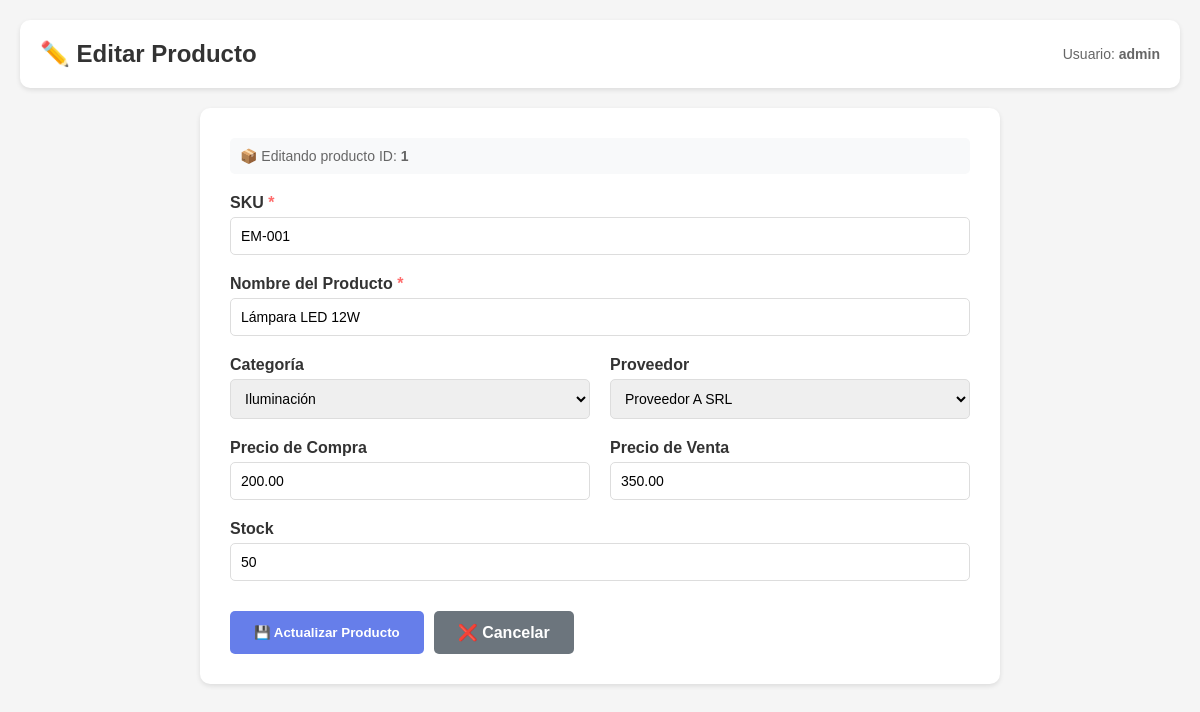
Page /producto_edit.php?id=1 (signed in) on the committed database.
### tables this page shows
CREATE TABLE `productos` (
  `id` int(11) NOT NULL,
  `sku` varchar(50) DEFAULT NULL,
  `nombre` varchar(200) DEFAULT NULL,
  `descripcion` text DEFAULT NULL,
  `categoria_id` int(11) DEFAULT NULL,
  `proveedor_id` int(11) DEFAULT NULL,
  `precio_compra` decimal(10,2) DEFAULT NULL,
  `precio_venta` decimal(10,2) DEFAULT NULL,
  `stock` int(11) DEFAULT NULL,
  `activo` tinyint(1) DEFAULT 1,
  `created_at` datetime DEFAULT current_timestamp()
);

CREATE TABLE `categorias` (
  `id` int(11) NOT NULL,
  `nombre` varchar(100) DEFAULT NULL
);

CREATE TABLE `proveedores` (
  `id` int(11) NOT NULL,
  `nombre` varchar(150) DEFAULT NULL
);

### auth.php (called while the page is built, shortened)
<?php
function esta_autenticado() {
    return isset($_SESSION['usuario_id']) && isset($_SESSION['username']);
}
function obtener_usuario_actual() {
    return [
        'id' => $_SESSION['usuario_id'],
        'username' => $_SESSION['username'],
        'nombre_completo' => $_SESSION['nombre_completo'] ?? '',
        'rol' => $_SESSION['rol'] ?? ''
    ];
}
?>

### producto_edit.php (the view, shortened to what this page needs)
<?php
require 'db_connect.php';
require 'auth.php';
$usuario = obtener_usuario_actual();
$id = intval($_GET['id'] ?? 0);
$stmt = $mysqli->prepare("SELECT * FROM productos WHERE id = ?");
$stmt->bind_param("i", $id);
$stmt->execute();
$res = $stmt->get_result();
$prod = $res->fetch_assoc();
$cat_res = $mysqli->query("SELECT id, nombre FROM categorias ORDER BY nombre");
$prov_res = $mysqli->query("SELECT id, nombre FROM proveedores ORDER BY nombre");
?>
<!DOCTYPE html>
<html lang='es'>
<head>
</head>
<body>
    <div class="header">
        <h1>✏️ Editar Producto</h1>
        <div class="user-info">
            Usuario: <strong><?= htmlspecialchars($usuario['username']) ?></strong>
        </div>
    </div>
    <div class="content">
        <div class="product-id">
            📦 Editando producto ID: <strong><?= htmlspecialchars($prod['id']) ?></strong>
        </div>
        <form method="post">
            <div class="form-group">
                <label>SKU <span class="required">*</span></label>
                <input type="text" name="sku" required value="<?= htmlspecialchars($prod['sku']) ?>">
            </div>
            <div class="form-group">
                <label>Nombre del Producto <span class="required">*</span></label>
                <input type="text" name="nombre" required value="<?= htmlspecialchars($prod['nombre']) ?>">
            </div>
            <div class="form-row">
                <div class="form-group">
                    <label>Categoría</label>
                    <select name="categoria_id">
                        <?php while($c = $cat_res->fetch_assoc()): ?>
                            <option value="<?= $c['id'] ?>" <?= ($prod['categoria_id'] == $c['id']) ? 'selected' : '' ?>>
                                <?= htmlspecialchars($c['nombre']) ?>
                            </option>
                        <?php endwhile; ?>
                    </select>
                </div>
                <div class="form-group">
                    <label>Proveedor</label>
                    <select name="proveedor_id">
                        <?php while($p = $prov_res->fetch_assoc()): ?>
                            <option value="<?= $p['id'] ?>" <?= ($prod['proveedor_id'] == $p['id']) ? 'selected' : '' ?>>
                                <?= htmlspecialchars($p['nombre']) ?>
                            </option>
                        <?php endwhile; ?>
                    </select>
                </div>
            </div>
            <div class="form-row">
                <div class="form-group">
                    <label>Precio de Compra</label>
                    <input type="number" name="precio_compra" step="0.01" min="0" value="<?= htmlspecialchars($prod['precio_compra']) ?>">
                </div>
                <div class="form-group">
                    <label>Precio de Venta</label>
                    <input type="number" name="precio_venta" step="0.01" min="0" value="<?= htmlspecialchars($prod['precio_venta']) ?>">
                </div>
            </div>
            <div class="form-group">
                <label>Stock</label>
                <input type="number" name="stock" min="0" value="<?= htmlspecialchars($prod['stock']) ?>">
            </div>
            <div class="actions">
                <button type="submit" class="btn btn-primary">💾 Actualizar Producto</button>
                <a href="productos_list.php" class="btn btn-secondary">❌ Cancelar</a>
            </div>
        </form>
    </div>
</body>
</html>

### producto_edit.php (style rules this page uses)
* { margin: 0; padding: 0; box-sizing: border-box; }
body { font-family: Arial, sans-serif; background: #f5f5f5; padding: 20px; }
.header { background: white; padding: 20px; border-radius: 10px; box-shadow: 0 2px 5px rgba(0,0,0,0.1); margin-bottom: 20px; display: flex; justify-content: space-between; align-items: center; }
.header h1 { color: #333; font-size: 24px; }
.user-info { font-size: 14px; color: #666; }
.content { background: white; padding: 30px; border-radius: 10px; box-shadow: 0 2px 5px rgba(0,0,0,0.1); max-width: 800px; margin: 0 auto; }
.form-group { margin-bottom: 20px; }
label { display: block; margin-bottom: 5px; color: #333; font-weight: bold; }
input[type="text"], input[type="number"], select { width: 100%; padding: 10px; border: 1px solid #ddd; border-radius: 5px; font-size: 14px; }
.form-row { display: grid; grid-template-columns: 1fr 1fr; gap: 20px; }
.btn { padding: 12px 24px; border: none; border-radius: 5px; font-weight: bold; cursor: pointer; text-decoration: none; display: inline-block; transition: all 0.3s; }
.btn-primary { background: #667eea; color: white; }
.btn-secondary { background: #6c757d; color: white; }
.actions { display: flex; gap: 10px; margin-top: 30px; }
.required { color: #ff6b6b; }
.product-id { background: #f8f9fa; padding: 10px; border-radius: 5px; margin-bottom: 20px; font-size: 14px; color: #666; }

### rows in the picture
productos: id "1", sku "EM-001", nombre "Lámpara LED 12W", categoria_id "Iluminación", proveedor_id "Proveedor A SRL", precio_compra "200.00", precio_venta "350.00", stock "50"

### other values in the picture
$usuario['username'] "admin"
